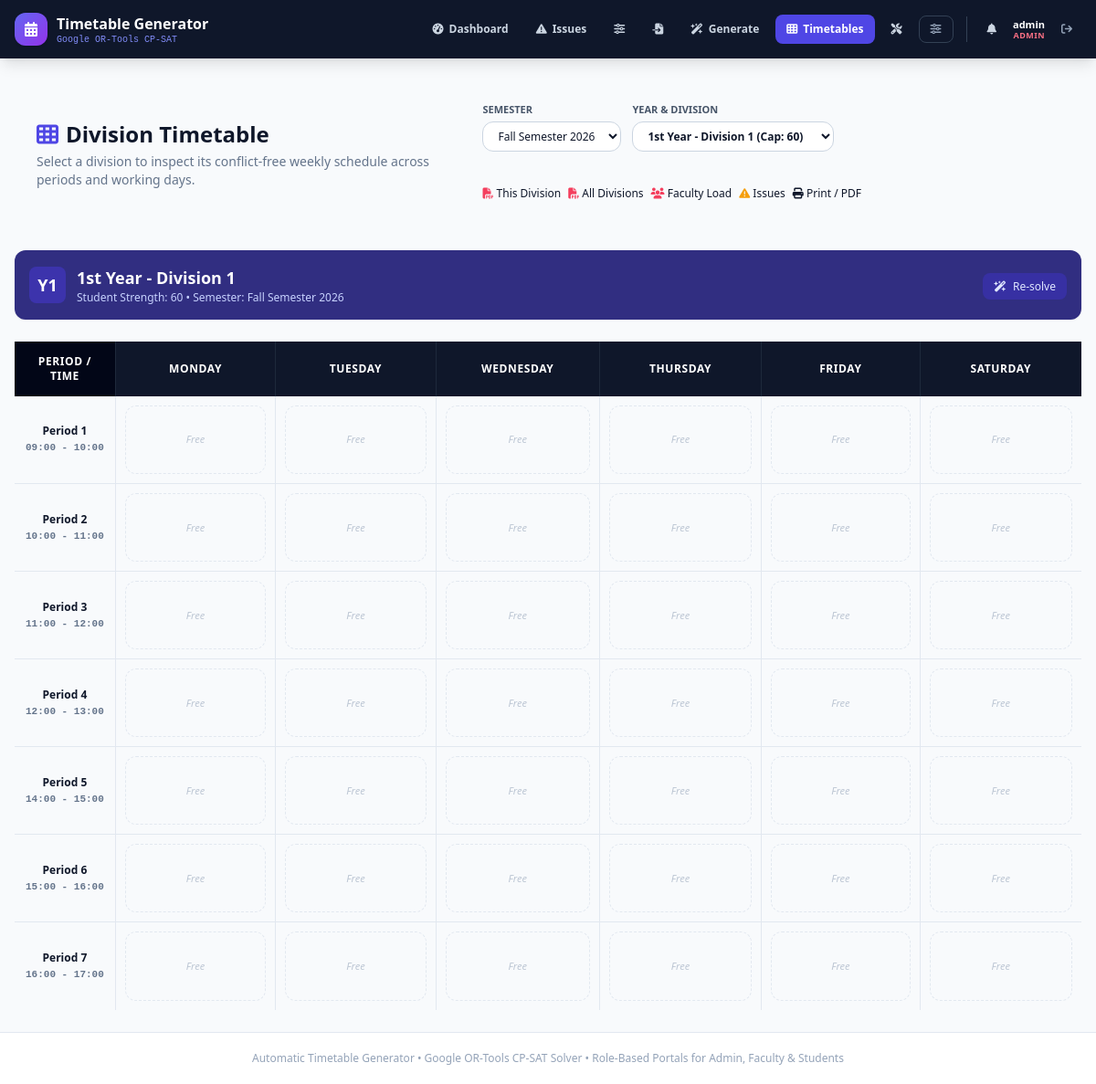
Page /timetable/?semester_id=26 (signed in) on the committed database.
### scheduler/models.py (models this page shows, shortened)
class YearDivision(models.Model):
    year = models.IntegerField(help_text="Year of study (1-4)")
    division_number = models.IntegerField(help_text="Sequential division number (1, 2, ...)")
    strength = models.IntegerField(default=60)
    name = models.CharField(max_length=100, blank=True)
    class Meta:
        ordering = ['year', 'division_number']
        unique_together = ('year', 'division_number')

class Semester(models.Model):
    name = models.CharField(max_length=150)
    start_date = models.DateField()
    end_date = models.DateField()
    created_at = models.DateTimeField(auto_now_add=True)
    class Meta:
        ordering = ['-start_date']

### scheduler/views.py (the view)
# urls.py: path('timetable/', views.timetable_view, name='timetable_view'),
@admin_required
def timetable_view(request):
    semesters = Semester.objects.all().order_by("-start_date")
    semester_id = request.GET.get("semester_id")
    division_id = request.GET.get("division_id")
    selected_semester = None
    if semester_id:
        selected_semester = get_object_or_404(Semester, pk=semester_id)
    elif semesters.exists():
        selected_semester = semesters.first()
    divisions = YearDivision.objects.all().order_by("year", "division_number")
    selected_division = None
    if division_id:
        selected_division = get_object_or_404(YearDivision, pk=division_id)
    elif divisions.exists():
        selected_division = divisions.first()
    time_slots = list(TimeSlot.objects.all())
    entries_qs = TimetableEntry.objects.select_related(
        "assignment__subject", "assignment__teacher", "assignment__division", "room", "time_slot"
    )
    if selected_semester:
        entries_qs = entries_qs.filter(semester=selected_semester)
    if selected_division:
        entries_qs = entries_qs.filter(assignment__division=selected_division)
    entries = list(entries_qs)
    day_headers, grid_rows = _build_grid(entries, time_slots)
    context = {
        "semesters": semesters,
        "selected_semester": selected_semester,
        "divisions": divisions,
        "selected_division": selected_division,
        "day_headers": day_headers,
        "grid_rows": grid_rows,
        "show_division": True,
        "show_teacher": True,
    }
    return render(request, "scheduler/timetable_view.html", context)

### scheduler/context_processors.py (called while the page is built)
def navigation_context(request):
    user = getattr(request, "user", None)
    if user is None or not user.is_authenticated:
        return {"notifications_unread": 0, "unread_count": 0}
    unread = Notification.objects.filter(recipient=user, is_read=False).count()
    return {"notifications_unread": unread, "unread_count": unread}

### scheduler/roles.py (called while the page is built, shortened)
def is_admin(user):
    if not user or not user.is_authenticated:
        return False
    if user.is_superuser or user.is_staff:
        return True
    return user.groups.filter(name=ADMIN_GROUP).exists()

def admin_required(view):
    @login_required
    @wraps(view)
    def _wrapped(request, *args, **kwargs):
        return view(request, *args, **kwargs)
    return _wrapped

### scheduler/templates/scheduler/timetable_view.html (shortened to what this page needs)
{% extends "scheduler/base.html" %}
{% block content %}
<div class="space-y-6">
  <div class="card p-4 sm:p-6 no-print">
    <div class="flex flex-col lg:flex-row lg:items-center justify-between gap-4">
      <div>
        <h1 class="text-xl sm:text-2xl font-extrabold text-slate-900 flex items-center gap-2">
          <i class="fa-solid fa-table-cells text-indigo-600"></i> Division Timetable
        </h1>
        <p class="text-xs sm:text-sm text-slate-500 mt-1">
          Select a division to inspect its conflict-free weekly schedule across periods and working days.
        </p>
      </div>
      <form method="GET" class="flex flex-wrap items-center gap-3">
        <div>
          <label class="block text-[11px] font-semibold text-slate-600 uppercase mb-1">Semester</label>
          <select name="semester_id" onchange="this.form.submit()" class="rounded-xl border border-slate-300 px-3 py-1.5 text-xs bg-white focus:ring-2 focus:ring-indigo-500 outline-none">
            {% for s in semesters %}
            <option value="{{ s.id }}" {% if selected_semester and selected_semester.id == s.id %}selected{% endif %}>
              {{ s.name }}
            </option>
            {% endfor %}
          </select>
        </div>
        <div>
          <label class="block text-[11px] font-semibold text-slate-600 uppercase mb-1">Year & Division</label>
          <select name="division_id" onchange="this.form.submit()" class="rounded-xl border border-slate-300 px-3 py-1.5 text-xs bg-white font-semibold focus:ring-2 focus:ring-indigo-500 outline-none">
            {% for d in divisions %}
            <option value="{{ d.id }}" {% if selected_division and selected_division.id == d.id %}selected{% endif %}>
              {{ d.name }} (Cap: {{ d.strength }})
            </option>
            {% empty %}
            <option disabled selected>No divisions available</option>
            {% endfor %}
          </select>
        </div>
        <div class="pt-5 flex flex-wrap gap-2">
          {% if selected_division and selected_semester %}
          <a href="{% url 'scheduler:export_division_pdf' selected_division.id %}?semester_id={{ selected_semester.id }}"
             class="btn-ghost !text-xs !py-1.5">
            <i class="fa-solid fa-file-pdf text-rose-500"></i> This Division
          </a>
          <a href="{% url 'scheduler:export_full_pdf' %}?semester_id={{ selected_semester.id }}"
             class="btn-ghost !text-xs !py-1.5">
            <i class="fa-solid fa-file-pdf text-rose-500"></i> All Divisions
          </a>
          <a href="{% url 'scheduler:export_faculty_pdf' %}?semester_id={{ selected_semester.id }}"
             class="btn-ghost !text-xs !py-1.5">
            <i class="fa-solid fa-users text-rose-500"></i> Faculty Load
          </a>
          <a href="{% url 'scheduler:export_issues_pdf' %}?semester_id={{ selected_semester.id }}"
             class="btn-ghost !text-xs !py-1.5">
            <i class="fa-solid fa-triangle-exclamation text-amber-500"></i> Issues
          </a>
          {% endif %}
          <button type="button" onclick="window.print()" class="btn-ghost !text-xs !py-1.5">
            <i class="fa-solid fa-print"></i> Print / PDF
          </button>
        </div>
      </form>
    </div>
  </div>
  {% if selected_division %}
  <div class="flex items-center justify-between bg-indigo-900 text-white p-4 rounded-xl shadow-sm">
    <div class="flex items-center gap-3">
      <div class="w-10 h-10 rounded-lg bg-indigo-700/60 flex items-center justify-center font-bold text-lg">
        Y{{ selected_division.year }}
      </div>
      <div>
        <h2 class="text-lg font-bold">{{ selected_division.name }}</h2>
        <p class="text-xs text-indigo-200">
          Student Strength: {{ selected_division.strength }} &bull; Semester: {{ selected_semester.name }}
        </p>
      </div>
    </div>
    <div class="no-print">
      <a href="{% url 'scheduler:generate_timetable' %}?semester_id={{ selected_semester.id }}" class="text-xs bg-indigo-800 hover:bg-indigo-700 text-indigo-100 px-3 py-1.5 rounded-lg font-medium transition">
        <i class="fa-solid fa-wand-magic-sparkles mr-1"></i> Re-solve
      </a>
    </div>
  </div>
  {% include "scheduler/_timetable_grid.html" %}
  {% else %}
  <div class="card p-12 text-center">
    <i class="fa-solid fa-calendar-xmark text-slate-300 text-4xl mb-3"></i>
    <p class="text-sm font-semibold text-slate-700">No Division Selected</p>
    <p class="text-xs text-slate-400 mt-1">Please import college data to generate division timetables.</p>
  </div>
  {% endif %}
</div>
{% endblock %}

### scheduler/templates/scheduler/base.html (shortened to what this page needs)
<!DOCTYPE html>
<html lang="en">
<head>
  <script src="https://cdn.tailwindcss.com"></script>
  <link rel="stylesheet" href="https://cdnjs.cloudflare.com/ajax/libs/font-awesome/6.5.1/css/all.min.css">
</head>
<body class="bg-slate-50 min-h-screen flex flex-col text-slate-900 antialiased">
<nav class="bg-slate-900 text-white shadow-lg sticky top-0 z-50 no-print">
  <div class="max-w-7xl mx-auto px-4 h-16 flex items-center justify-between gap-4">
    <a href="{% url 'scheduler:home' %}" class="flex items-center gap-2.5 group shrink-0">
      <div class="w-9 h-9 rounded-xl bg-gradient-to-br from-indigo-500 to-purple-600 flex items-center justify-center shadow">
        <i class="fa-solid fa-calendar-days text-white"></i>
      </div>
      <div class="leading-tight">
        <span class="font-bold text-base group-hover:text-indigo-300 transition">Timetable Generator</span>
        <span class="block text-[10px] text-indigo-400 font-mono">Google OR-Tools CP-SAT</span>
      </div>
    </a>
    <div class="flex items-center gap-1.5 text-xs font-semibold">
      {% with url_name=request.resolver_match.url_name %}
        {% if user.is_superuser or user.is_staff %}
          <a href="{% url 'scheduler:home' %}" class="px-3 py-2 rounded-lg transition flex items-center gap-1.5 {% if url_name == 'home' %}bg-indigo-600 text-white{% else %}text-slate-300 hover:text-white hover:bg-slate-800{% endif %}">
            <i class="fa-solid fa-gauge-high"></i><span class="hidden sm:inline">Dashboard</span>
          </a>
          <a href="{% url 'scheduler:issue_centre' %}" class="px-3 py-2 rounded-lg transition flex items-center gap-1.5 relative {% if url_name == 'issue_centre' or url_name == 'proposal_list' or url_name == 'find_fixes' or url_name == 'approve_proposal' or url_name == 'reject_proposal' %}bg-indigo-600 text-white{% else %}text-slate-300 hover:text-white hover:bg-slate-800{% endif %}"
             title="Scheduling issues and suggested fixes">
            <i class="fa-solid fa-triangle-exclamation"></i><span class="hidden lg:inline">Issues</span>
          </a>
          <a href="{% url 'scheduler:preferences' %}" class="px-3 py-2 rounded-lg transition flex items-center gap-1.5 {% if url_name == 'preferences' or url_name == 'division_preference' %}bg-indigo-600 text-white{% else %}text-slate-300 hover:text-white hover:bg-slate-800{% endif %}"
             title="Working days, timings and per-division slots">
            <i class="fa-solid fa-sliders"></i><span class="hidden xl:inline">Preferences</span>
          </a>
          <a href="{% url 'scheduler:upload_pdf' %}" class="px-3 py-2 rounded-lg transition flex items-center gap-1.5 {% if url_name == 'upload_pdf' %}bg-indigo-600 text-white{% else %}text-slate-300 hover:text-white hover:bg-slate-800{% endif %}">
            <i class="fa-solid fa-file-import"></i><span class="hidden xl:inline">Import</span>
          </a>
          <a href="{% url 'scheduler:generate_timetable' %}" class="px-3 py-2 rounded-lg transition flex items-center gap-1.5 {% if url_name == 'generate_timetable' %}bg-indigo-600 text-white{% else %}text-slate-300 hover:text-white hover:bg-slate-800{% endif %}">
            <i class="fa-solid fa-wand-magic-sparkles"></i><span class="hidden sm:inline">Generate</span>
          </a>
          <a href="{% url 'scheduler:timetable_view' %}" class="px-3 py-2 rounded-lg transition flex items-center gap-1.5 {% if url_name == 'timetable_view' %}bg-indigo-600 text-white{% else %}text-slate-300 hover:text-white hover:bg-slate-800{% endif %}">
            <i class="fa-solid fa-table-cells"></i><span class="hidden lg:inline">Timetables</span>
          </a>
          <a href="{% url 'scheduler:manage_entries' %}" class="px-3 py-2 rounded-lg transition flex items-center gap-1.5 {% if url_name == 'manage_entries' or url_name == 'move_entry' or url_name == 'delete_entry' or url_name == 'swap_entries' %}bg-indigo-600 text-white{% else %}text-slate-300 hover:text-white hover:bg-slate-800{% endif %}">
            <i class="fa-solid fa-screwdriver-wrench"></i><span class="hidden xl:inline">Manage</span>
          </a>
          <a href="/admin/" class="px-3 py-2 rounded-lg text-slate-400 hover:text-white border border-slate-700 hover:border-slate-500 transition flex items-center gap-1.5"
             title="Django admin">
            <i class="fa-solid fa-sliders"></i>
          </a>
        {% endif %}
      {% endwith %}
      {% if user.is_authenticated %}
        <div class="flex items-center gap-2 ml-2 pl-3 border-l border-slate-700">
          <a href="{% url 'scheduler:notifications' %}" title="Notifications"
             class="relative px-2.5 py-2 rounded-lg text-slate-300 hover:text-white hover:bg-slate-800 transition flex items-center">
            <i class="fa-solid fa-bell"></i>
          </a>
          <div class="hidden md:block text-right leading-tight">
            <span class="block text-[11px] font-bold text-white truncate max-w-[130px]">
              {% if user.teacher_profile %}{{ user.teacher_profile.name }}
              {% elif user.student_profile %}{{ user.student_profile.full_name }}
              {% else %}{{ user.username }}{% endif %}
            </span>
            <span class="block text-[9px] uppercase tracking-wider font-bold
              {% if user.is_superuser or user.is_staff %}text-rose-400{% elif user.teacher_profile %}text-indigo-400{% else %}text-emerald-400{% endif %}">
              {% if user.is_superuser or user.is_staff %}Admin{% elif user.teacher_profile %}Teacher{% else %}Student{% endif %}
            </span>
          </div>
          <form method="POST" action="{% url 'scheduler:logout' %}">
            <button type="submit" title="Sign out"
                    class="px-2.5 py-2 rounded-lg text-slate-400 hover:text-rose-300 hover:bg-slate-800 transition flex items-center">
              <i class="fa-solid fa-arrow-right-from-bracket"></i>
            </button>
          </form>
        </div>
      {% endif %}
    </div>
  </div>
</nav>
<main class="flex-grow max-w-7xl w-full mx-auto px-4 py-6">
  {% block content %}{% endblock %}
</main>
<footer class="border-t border-slate-200 bg-white py-5 text-center text-xs text-slate-400 no-print">
  Automatic Timetable Generator &bull; Google OR-Tools CP-SAT Solver &bull; Role-Based Portals for Admin, Faculty &amp; Students
</footer>
</body>
</html>

### scheduler/templates/scheduler/base.html (style rules this page uses)
.card { @apply bg-white rounded-2xl shadow-sm border border-slate-200/80; }
.btn-ghost { @apply px-4 py-2 rounded-xl border border-slate-300 bg-white hover:bg-slate-50 text-slate-700 font-semibold text-sm transition inline-flex items-center gap-2; }
a, button, input, select, label { -webkit-tap-highlight-color: transparent; }

### rows in the picture
YearDivision: year "1", name "1st Year - Division 1", strength "60"
Semester: name "Fall Semester 2026"

### other values in the picture
{{ user.username }} "admin"
{{ header }} "MONDAY" "TUESDAY" "WEDNESDAY" "THURSDAY" "FRIDAY" "SATURDAY"
{{ row.period_number }} "1" "2" "3" "4" "5" "6" "7"
{{ row.time_range }} "09:00 - 10:00" "10:00 - 11:00" "11:00 - 12:00" "12:00 - 13:00" "14:00 - 15:00" "15:00 - 16:00" "16:00 - 17:00"
form field semester_id "Fall Semester 2026"
form field division_id "1st Year - Division 1 (Cap: 60)"
